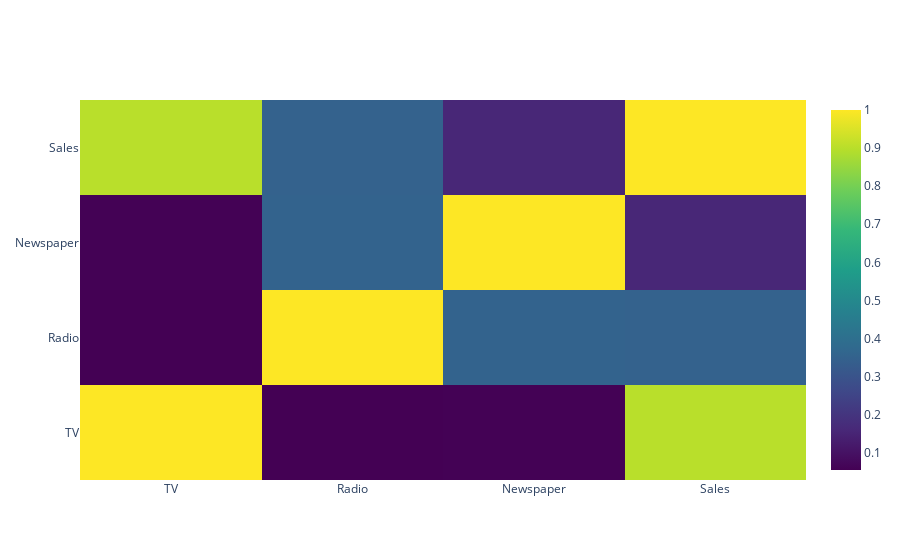

The notebook cell saved with this chart:
### Markdown cell above
<h3>Correlation matrix</h3>

Correlation is a statistical indicator that quantifies the degree to which two variables change in relation to each other. It indicates the strength and direction of the linear relationship between two variables. The correlation coefficient is denoted by “r”, and it ranges from -1 to 1.

### Code cell
# Heatmap of corrlation matrix

df_corr = df[['TV', 'Radio', 'Newspaper', 'Sales']].corr(numeric_only=True) # Generate correlation matrix
print(df_corr)
trace = go.Heatmap(
    x = df_corr.columns,
    y = df_corr.index,
    z = np.array(df_corr),
    type = 'heatmap',
    colorscale = 'Viridis'
)
data = [trace]
fig = go.Figure(data = data)
iplot(fig)

### Figure 1 — Plotly figure (JSON) as saved in the notebook; plotly's stock layout.template omitted (floating-point values rounded to 4 significant figures)
{"data": [{"colorscale": [[0, "#440154"], [0.1111, "#482878"], [0.2222, "#3e4989"], [0.3333, "#31688e"], [0.4444, "#26828e"], [0.5556, "#1f9e89"], [0.6667, "#35b779"], [0.7778, "#6ece58"], [0.8889, "#b5de2b"], [1, "#fde725"]], "type": "heatmap", "x": ["TV", "Radio", "Newspaper", "Sales"], "y": ["TV", "Radio", "Newspaper", "Sales"], "z": [[1, 0.05481, 0.05665, 0.9012], [0.05481, 1, 0.3541, 0.3496], [0.05665, 0.3541, 1, 0.158], [0.9012, 0.3496, 0.158, 1]]}], "layout": {}}
